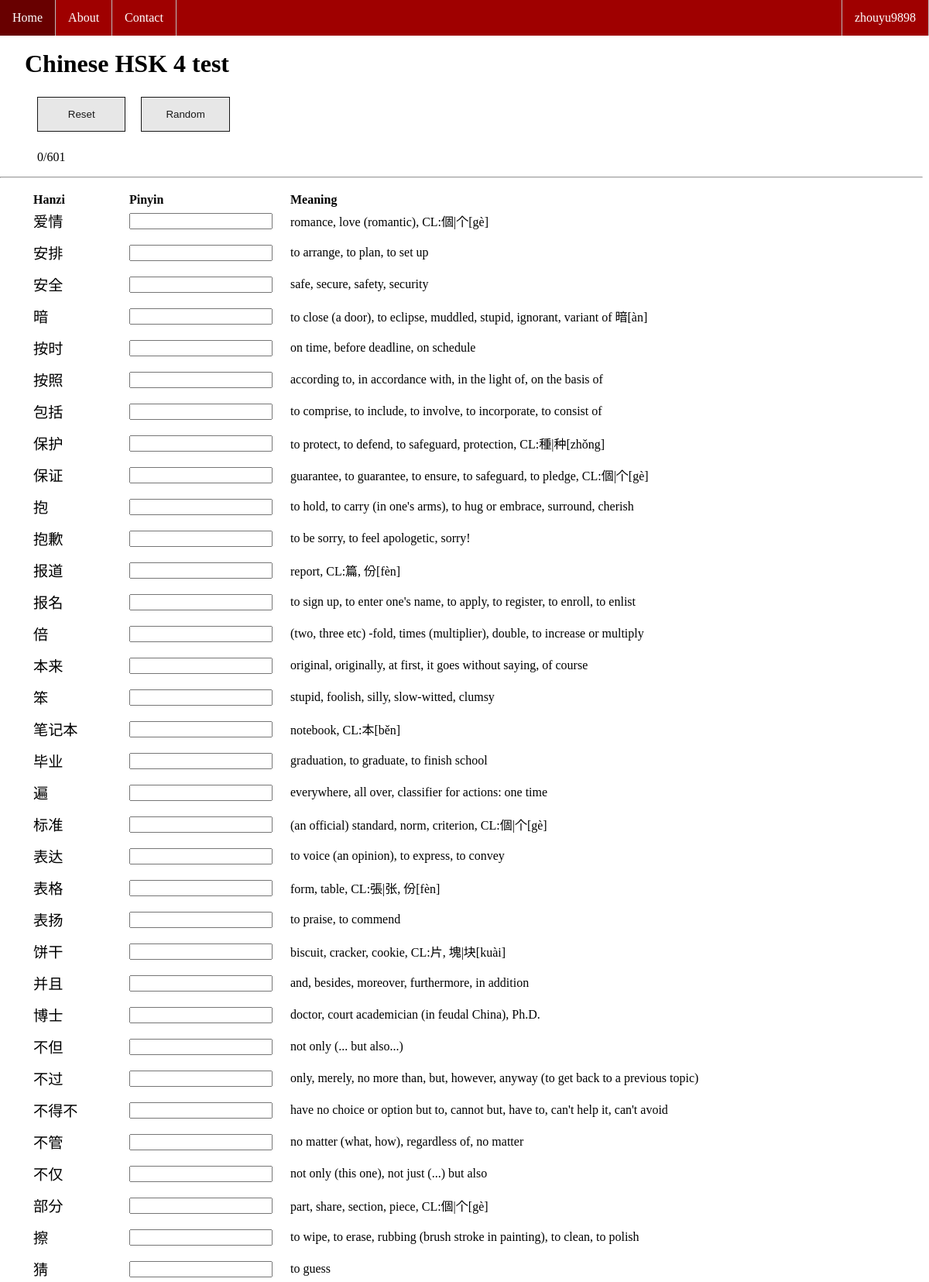
The app's page /test/4/ (signed in, upper part) with its own data.
### chinesetest/models.py (models this page shows, shortened)
class Word(models.Model):
    hanzi = models.CharField(max_length=30)
    pinyin = models.CharField(max_length=30)
    meaning = models.CharField(default='ok', max_length=100)
    hsk = models.IntegerField()

### chinesetest/views.py (the view)
# urls.py: path('test/<int:hsk>/', views.test, name='test'),
def test(request, hsk):
    words = Word.objects.filter(hsk=hsk)
    total_count = words.count()
    if request.user.is_authenticated:
        solved_words = Solve.objects.filter(user=request.user).filter(word__hsk=hsk)
        solved_count = solved_words.count()
        words = words.exclude(id__in=solved_words.values_list('word__id'))
    else:
        if not request.session.has_key('solved_words'):
            request.session['solved_words'] = {i: [] for i in range(1,7)}
        solved_words_id = request.session['solved_words'][str(hsk)]
        words = words.exclude(id__in=solved_words_id)
        solved_count = len(solved_words_id)
    context = {
        'words_list': words,
        'hsk': hsk,
        'full_test': True,
        'total_count': total_count,
        'solved_count': solved_count,
    }
    return render(request, 'test.html', context)

### chinesetest/templates/test.html (shortened to what this page needs)
{% extends "base.html" %}
{% block content %}
	<h1>Chinese HSK {{ hsk }} test</h1>
    <div class="pre_test">
        <form action="{% url 'chinesetest:reset' hsk %}">
            <input type="submit" value="Reset" name="reset" class="resetbtn">
        </form>
        <form action="{% url 'chinesetest:random' hsk %}">
            <input type="submit" value="Random" name="random" class="randombtn">
        </form>
        <p>
            {% if solved_count == total_count %}
                COMPLETED
            {% else %}
                {{ solved_count }}/{{ total_count}}
            {% endif %}
        </p>
    </div>
    <hr>
    {% if words_list %}
        <div id="word_list">
            <ul>
                <form action="{% url 'chinesetest:check' %}" method="POST" autocomplete="off" id="words_form">
                    <table>
                            <tr>
                                <th class="hanzi_column">Hanzi</th>
                                <th class="pinyin_column">Pinyin</th>
                                <th class="meaning_column">Meaning</th>
                            </tr>
                        {% for word in words_list %}
                            <tr>
                                <td><span class="hanzi_text">{{ word.hanzi }}</span></td>
                                {% if word.solved %}
                                    <td>
                                        <span class="checkmark">
                                            <div class="checkmark_stem"></div>
                                            <div class="checkmark_kick"></div>
                                        </span>
                                    </td>
                                {% else %}
                                    <td>
                                        <input id="text_input" type="text" name="pinyin" autofocus>
                                    </td>
                                {% endif %}
                                <td class="meaning">{{ word.meaning }}</td>
                            </tr>
                        {% endfor %}
                    </table>
                </form>
            </ul>
        </div>
    {% endif %}
{% endblock content %}

### chinesetest/templates/base.html (shortened to what this page needs)
<html lang="en">
<head>
	{% load static %}
	<link rel="stylesheet" type="text/css" href="{% static '/style.css' %}">
</head>
<body>
    <div>
        {% block sidebar %}
        <ul class="sidebar">
            <li class="sidebar"><a class="active" href="/">Home</a></li>
            <li class="sidebar"><a href="{% url 'chinesetest:about' %}">About</a></li>
            <li class="sidebar"><a href="{% url 'chinesetest:contact' %}">Contact</a></li>
            {% if request.user.is_authenticated %}
                <li class="sidebar dropdown" style="float: right; border-left:1px solid #bbb;">
                    <a href="javascript:void(0)" class="sidebar dropbtn">
                        {{ request.user.username }}
                    </a>
                </li>
            {% endif %}
        </ul>
        {% endblock %}
    </div>
    <div id="content">
        {% block content %}{% endblock %}
    </div>
</body>
</html>

### chinesetest/static/style.css (style rules this page uses)
body { background-color: white; margin-left: 0; }
h1 { margin: 2em 1em 0.5em; }
ul { list-style-type: none; }
ul.sidebar { list-style-type: none; margin: 0; padding: 0; overflow: hidden; background-color: rgb(159, 0, 0); width: 100%; position: fixed; top: 0; z-index: 1; }
li.sidebar { float: left; border-right:1px solid #bbb; }
li.sidebar a, .dropbtn { display: inline-block; color: white; text-align: center; padding: 14px 16px; text-decoration: none; }
li.dropdown { display: inline-block; }
table { table-layout: fixed; overflow: hidden; }
th { text-align: left; }
th.hanzi_column { width: 120px; }
th.meaning_column { padding-left: 20px; }
td { padding-bottom: 10px; }
td.meaning { padding-left: 20px; }
span.hanzi_text { font-size: 1.2em; }
input.resetbtn, input.randombtn { padding: 14px 20px; background-color: #e5e5e5; color: rgb(1, 1, 1); padding: 14px 20px; margin: 8px 0; border-style: solid; border-width: thin; cursor: pointer; width: 10%; opacity: 0.9; }
input.resetbtn { float: left; margin-right: 20px; }
.pre_test { margin-left: 3em; }

### records on screen
Word: hanzi "爱情", meaning "romance, love (romantic), CL:個|个[gè]"
Word: hanzi "安排", meaning "to arrange, to plan, to set up"
Word: hanzi "安全", meaning "safe, secure, safety, security"
Word: hanzi "暗", meaning "to close (a door), to eclipse, muddled, stupid, ignorant, variant of 暗[àn]"
Word: hanzi "按时", meaning "on time, before deadline, on schedule"
Word: hanzi "按照", meaning "according to, in accordance with, in the light of, on the basis of"
Word: hanzi "包括", meaning "to comprise, to include, to involve, to incorporate, to consist of"
Word: hanzi "保护", meaning "to protect, to defend, to safeguard, protection, CL:種|种[zhǒng]"
Word: hanzi "保证", meaning "guarantee, to guarantee, to ensure, to safeguard, to pledge, CL:個|个[gè]"
Word: hanzi "抱", meaning "to hold, to carry (in one's arms), to hug or embrace, surround, cherish"
Word: hanzi "抱歉", meaning "to be sorry, to feel apologetic, sorry!"
Word: hanzi "报道", meaning "report, CL:篇, 份[fèn]"
Word: hanzi "报名", meaning "to sign up, to enter one's name, to apply, to register, to enroll, to enlist"
Word: hanzi "倍", meaning "(two, three etc) -fold, times (multiplier), double, to increase or multiply"
Word: hanzi "本来", meaning "original, originally, at first, it goes without saying, of course"
Word: hanzi "笨", meaning "stupid, foolish, silly, slow-witted, clumsy"
Word: hanzi "笔记本", meaning "notebook, CL:本[běn]"
Word: hanzi "毕业", meaning "graduation, to graduate, to finish school"
Word: hanzi "遍", meaning "everywhere, all over, classifier for actions: one time"
Word: hanzi "标准", meaning "(an official) standard, norm, criterion, CL:個|个[gè]"
Word: hanzi "表达", meaning "to voice (an opinion), to express, to convey"
Word: hanzi "表格", meaning "form, table, CL:張|张, 份[fèn]"
Word: hanzi "表扬", meaning "to praise, to commend"
Word: hanzi "饼干", meaning "biscuit, cracker, cookie, CL:片, 塊|块[kuài]"
Word: hanzi "并且", meaning "and, besides, moreover, furthermore, in addition"
Word: hanzi "博士", meaning "doctor, court academician (in feudal China), Ph.D."
Word: hanzi "不但", meaning "not only (... but also...)"
Word: hanzi "不过", meaning "only, merely, no more than, but, however, anyway (to get back to a previous topic)"
Word: hanzi "不得不", meaning "have no choice or option but to, cannot but, have to, can't help it, can't avoid"
Word: hanzi "不管", meaning "no matter (what, how), regardless of, no matter"
Word: hanzi "不仅", meaning "not only (this one), not just (...) but also"
Word: hanzi "部分", meaning "part, share, section, piece, CL:個|个[gè]"
Word: hanzi "擦", meaning "to wipe, to erase, rubbing (brush stroke in painting), to clean, to polish"
Word: hanzi "猜", meaning "to guess"

### other values on screen
{{ request.user.username }} "zhouyu9898"
{{ hsk }} "4"
{{ solved_count }} "0"
{{ total_count }} "601"
